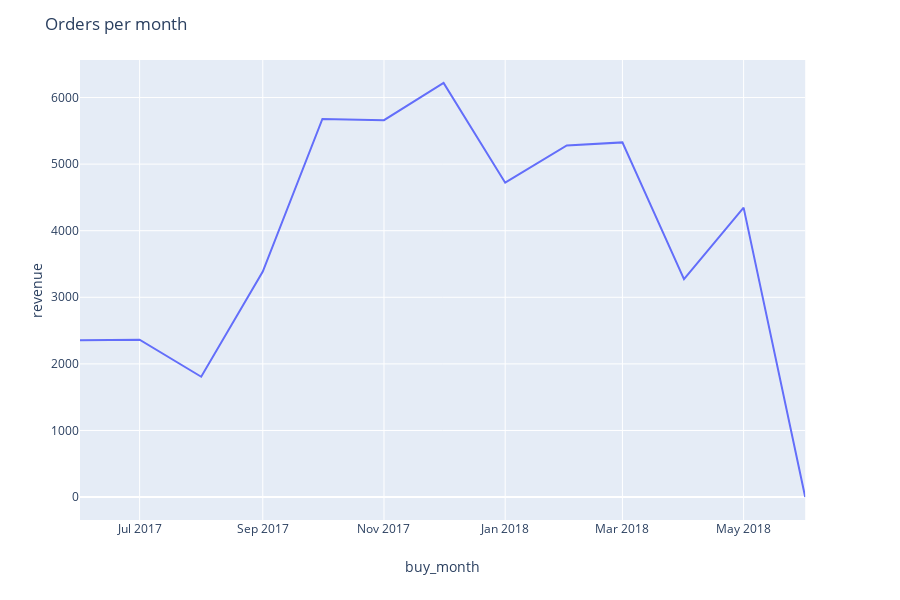

The code cell stored with this chart in its notebook:
### Code cell
fig = px.line(first_buyers.groupby('buy_month')['revenue'].count().reset_index(), x='buy_month', y='revenue')
fig.update_layout(
    title_text="Orders per month")
fig.show()

### Figure 1 — Plotly figure (JSON) as saved in the notebook; plotly's stock layout.template omitted (floating-point values rounded to 4 significant figures)
{"data": [{"hoverlabel": {"namelength": 0}, "hovertemplate": "buy_month=%{x}<br>revenue=%{y}", "legendgroup": "", "line": {"color": "#636efa", "dash": "solid"}, "mode": "lines", "name": "", "showlegend": false, "type": "scatter", "x": ["2017-06-01T00:00:00", "2017-07-01T00:00:00", "2017-08-01T00:00:00", "2017-09-01T00:00:00", "2017-10-01T00:00:00", "2017-11-01T00:00:00", "2017-12-01T00:00:00", "2018-01-01T00:00:00", "2018-02-01T00:00:00", "2018-03-01T00:00:00", "2018-04-01T00:00:00", "2018-05-01T00:00:00", "2018-06-01T00:00:00"], "xaxis": "x", "y": [2354, 2363, 1807, 3387, 5679, 5659, 6218, 4721, 5281, 5326, 3273, 4346, 1], "yaxis": "y"}], "layout": {"height": 600, "legend": {"tracegroupgap": 0}, "margin": {"t": 60}, "title": {"text": "Orders per month"}, "xaxis": {"anchor": "y", "domain": [0, 0.98], "title": {"text": "buy_month"}}, "yaxis": {"anchor": "x", "domain": [0, 1], "title": {"text": "revenue"}}}}
